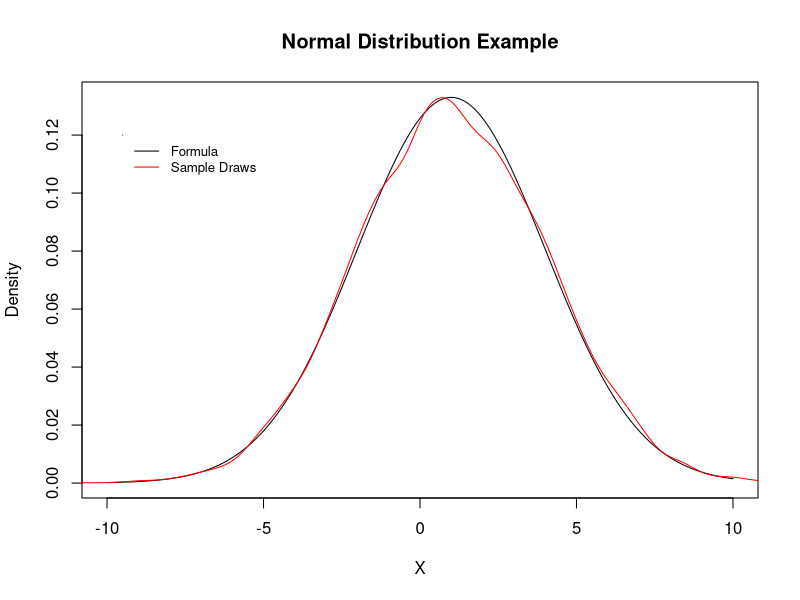
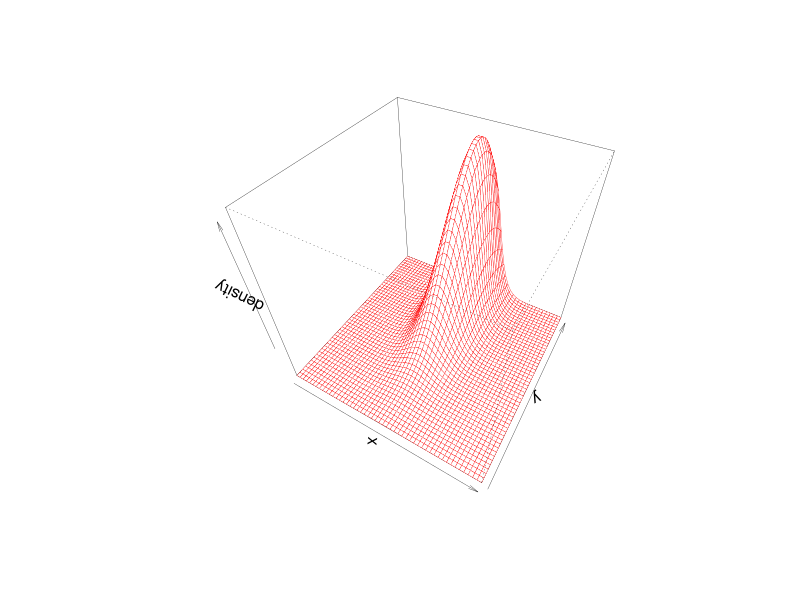
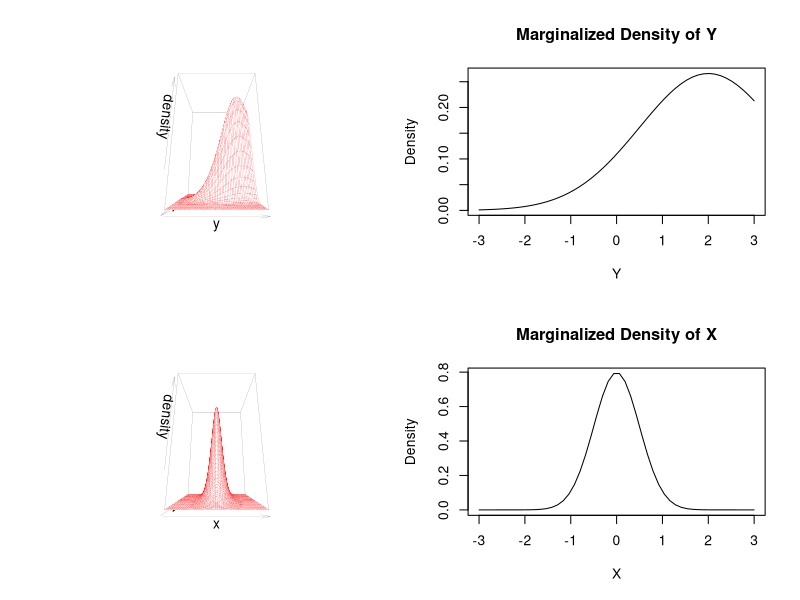
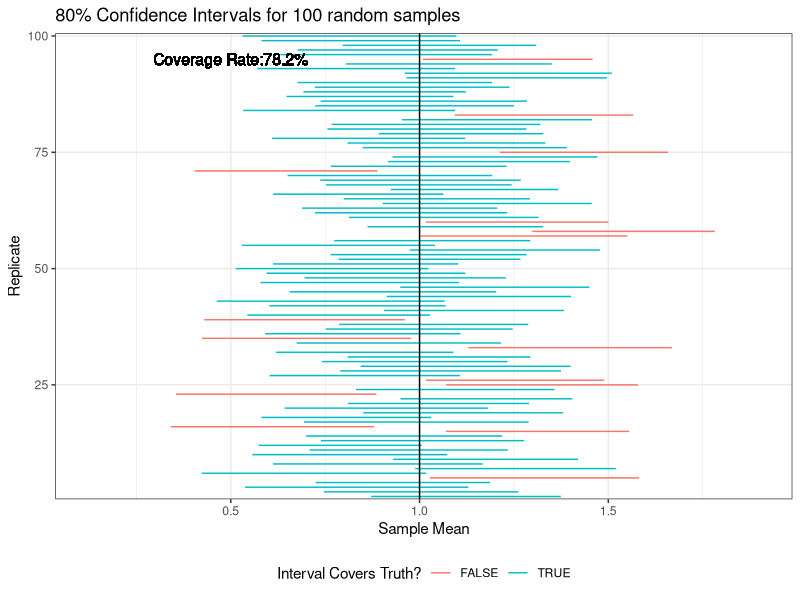

Source code (R) for these figures, in order:
## ---- chunk 1
x_sequence = seq(from = -10, to = 10, length.out = 10000)
x_draws = rnorm(10000, mean = 1, sd = 3)
plot(x_sequence, dnorm(x_sequence, mean = 1, sd = 3), 
     type = "l",
     col="black",
     main="Normal Distribution Example",
     xlab="X",
     ylab="Density")
lines(density(x_draws), col="red")
legend(x = c(-9.5, -9.5),
       y = c(0.12, 0.12),
       col = c("black", "red"),
       legend = c("Formula", "Sample Draws"),
       lty = 1,
       cex = 0.8)
## ---- chunk 2
x = seq(-3, 3, length.out = 50)
y = seq(-3, 3, length.out = 50)
density = outer(x, y, function(x, y) { dnorm(x, sd=0.5) * dnorm(y, mean = 2, sd=1.5) })
persp(x, y, density, phi = 45, theta = 30, lwd=0.3, border="red")
## ---- chunk 3
par(mfrow=c(2, 2))
persp(x, y, density, phi =-15, theta = 90, lwd=0.1, border="red", expand=1.6)
plot(y, dnorm(y, mean=2, sd=1.5), type="l", main="Marginalized Density of Y",
     xlab="Y", ylab="Density")
persp(x, y, density, phi =-15, theta = 0, lwd=0.1, border="red", expand=1.6)
plot(x, dnorm(x, sd=0.5), type="l", main="Marginalized Density of X",
     xlab="X", ylab="Density")
par(mfrow=c(1, 1))
## ---- chunk 4
#joint distribution of X and Y
p <- matrix(c(.1, .2, .3, .4), ncol=2, byrow = TRUE)
colnames(p) <- c("Y=0", "Y=1")
rownames(p) <- c("X=0", "X=1")
p

#sum
sum(p)

#marginal probabilities
p_x <- apply(p, 1, sum) #marginal probabilities for X 
p_y <- apply(p, 2, sum) #marginal probabilities for Y

#conditional probabilities
p_y_given_x0 <- c(p[1,1]/p_x[1], p[1,2]/p_x[1])  #conditional probability P(Y=y|X=0)
p_y_given_x1 <- c(p[2,1]/p_x[2], p[2,2]/p_x[2])  #conditional probability P(Y=y|X=1)
p_x_given_y0 <- c(p[1,1]/p_y[1], p[2,1]/p_y[1])  #conditional probability P(X=x|Y=0)
p_x_given_y1 <- c(p[1,2]/p_y[2], p[2,2]/p_y[2])  #conditional probability P(X=x|Y=1)

#law of total probability
#e.g., p(X=1) = p(X=1|Y=0)p(Y=0) + p(X=1|Y=1)p(Y=1)
p_x[2] == p_x_given_y0[2]*p_y[1] + p_x_given_y1[2]*p_y[2]

#Bayes' rule
#e.g., p(X=0|Y=0) = p(Y=0|X=0)p(X=0) / p(Y=0)
p_x_given_y0[1] ==  (p_y_given_x0[1]*p_x[1] / p_y[1])
## ---- chunk 5
library(tidyverse)

#easy one to compute mean
my_mean <- function(x) {
  xbar <- sum(x) / length(x)
  return(xbar)
}
my_mean(c(1,2,3,4))
## ---- chunk 6
#arguments - n: sample size, r: repeat number, pars: parameters (1x2 vector)
sample_mean_ci <- function(n, r=1000, pars){ #you can assign default using "="
  mu <- pars[1] #true mean is mu
  replicate(r, { #use replicate function to do r times
    samp <- rnorm(n, mean=pars[1], sd=sqrt(pars[2]))
    data.frame(mean = mean(samp),
               #using t-distribution confidence interval
               lower = mean(samp) - sd(samp)/sqrt(n)*qt(1 - 0.2/2, length(samp)-1),
               upper = mean(samp) + sd(samp)/sqrt(n)*qt(1 - 0.2/2, length(samp)-1))
  }, simplify = FALSE) %>% bind_rows() %>%
    rownames_to_column(var = "replicate") %>%
    mutate(cover = lower < mu & upper > mu) %>% #coverage of true mean
    mutate(coverage = mean(cover))
}

#store result: e.g., sample size 100, repeat 1000 times, Normal(1, 4)
true_mean <- 1
result <- sample_mean_ci(n=100, r=1000, pars=c(true_mean, 4))

#plot the first 100 of these intervals: for illustration purposes
ggplot(result, aes(x = lower, xend = upper, y = replicate, yend = replicate, col=cover)) +
  #differentiate colors (`col`) based on `cover` indicating whether it contains true mean
  geom_segment() + 
  geom_vline(xintercept = true_mean) + #true mean here
  annotate(geom="text", x=0.5, y=95, size=4, 
           label=paste0("Coverage Rate:", round(result$coverage, 3)*100, "%")) +
  #plot first 100 rows by `limits` + adjust y-axis ticks by `breaks`
  scale_y_discrete(breaks = seq(25, 100, by=25), limits = seq(1, 100, by=1)) +
  labs(title="80% Confidence Intervals for 100 random samples", x="Sample Mean", y="Replicate") +
  scale_colour_discrete(name  ="Interval Covers Truth?") +
  theme_bw() + theme(legend.position = "bottom")
